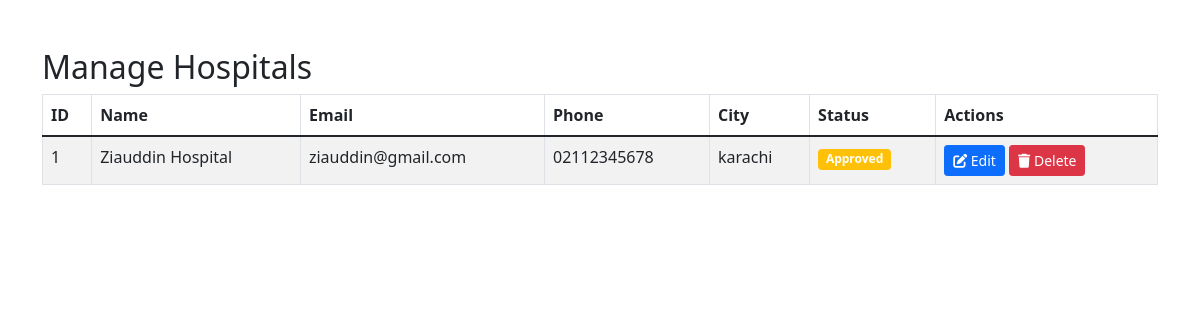
Page /admin/manage_hospitals.php (signed in) on the committed database.
### tables this page shows
CREATE TABLE `hospitals` (
  `hospital_id` int(11) NOT NULL,
  `name` varchar(100) DEFAULT NULL,
  `address` text DEFAULT NULL,
  `city` varchar(50) DEFAULT NULL,
  `phone` varchar(15) DEFAULT NULL,
  `email` varchar(100) DEFAULT NULL,
  `password` varchar(255) DEFAULT NULL,
  `registration_no` varchar(50) DEFAULT NULL,
  `status` enum('pending','approved','rejected') DEFAULT 'pending',
  `created_at` timestamp NOT NULL DEFAULT current_timestamp()
);

### admin/manage_hospitals.php (the view, shortened to what this page needs)
<?php
require_once '../config.php';
$query = "SELECT * FROM hospitals ORDER BY name ASC";
$result = mysqli_query($conn, $query);
?>
<!DOCTYPE html>
<html>
<head>
    <link href="https://cdn.jsdelivr.net/npm/bootstrap@5.1.3/dist/css/bootstrap.min.css" rel="stylesheet">
    <link rel="stylesheet" href="https://cdnjs.cloudflare.com/ajax/libs/font-awesome/6.0.0/css/all.min.css">
</head>
<body>
    <div class="container mt-5">
        <h2>Manage Hospitals</h2>
        <table class="table table-bordered table-striped">
            <thead>
                <tr>
                    <th>ID</th>
                    <th>Name</th>
                    <th>Email</th>
                    <th>Phone</th>
                    <th>City</th>
                    <th>Status</th>
                    <th>Actions</th>
                </tr>
            </thead>
            <tbody>
                <?php while ($hospital = mysqli_fetch_assoc($result)): ?>
                <tr>
                    <td><?php echo $hospital['hospital_id']; ?></td>
                    <td><?php echo htmlspecialchars($hospital['name']); ?></td>
                    <td><?php echo htmlspecialchars($hospital['email']); ?></td>
                    <td><?php echo htmlspecialchars($hospital['phone']); ?></td>
                    <td><?php echo htmlspecialchars($hospital['city']); ?></td>
                    <td>
                        <span class="badge bg-<?php echo ($hospital['status'] == 'active') ? 'success' : 'warning'; ?>">
                            <?php echo ucfirst($hospital['status']); ?>
                        </span>
                    </td>
                    <td>
                        <a href="edit_hospital.php?id=<?php echo $hospital['hospital_id']; ?>" class="btn btn-primary btn-sm">
                            <i class="fas fa-edit"></i> Edit
                        </a>
                        <a href="?delete=<?php echo $hospital['hospital_id']; ?>"
                           class="btn btn-danger btn-sm"
                           onclick="return confirm('Are you sure you want to delete this hospital? All related appointments will also be deleted.')">
                            <i class="fas fa-trash"></i> Delete
                        </a>
                    </td>
                </tr>
                <?php endwhile; ?>
            </tbody>
        </table>
    </div>
</body>
</html>

### rows in the picture
hospitals: hospital_id "1", name "Ziauddin Hospital", email "ziauddin@gmail.com", phone "02112345678", city "karachi", status "Approved"
